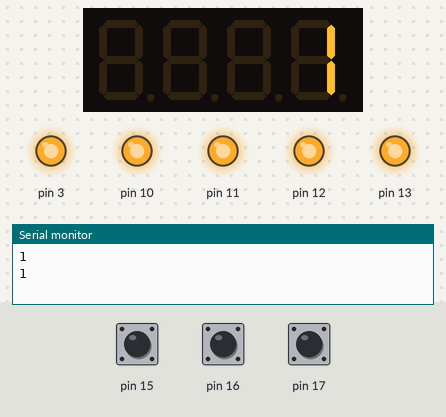
A sketch run on a simulated Arduino Uno, built with avr-gcc and run on an emulated ATmega328P. Shown: 4-digit seven-segment display, output pins drawn as LEDs (lit = HIGH), the last lines printed to the serial monitor. The test bench sets the inputs (shaded band); at power-on: pin 16 HIGH, pin 15 HIGH, pin 17 HIGH. Random numbers use the default seed unless the sketch sets one.

Above: at 0.18 s.
At 0.67 s:
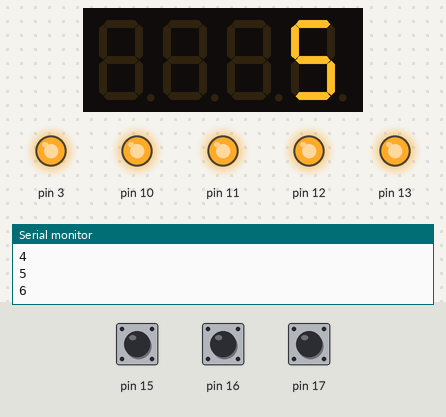
At 1.5 s:
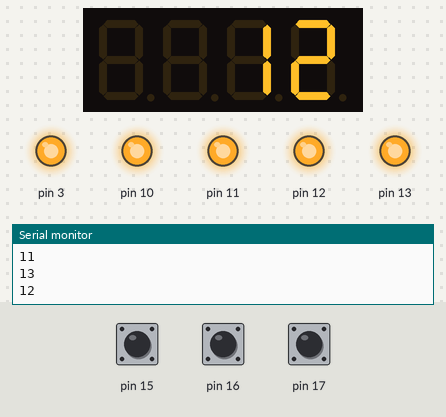
1.6 s: pin 16 pulled LOW for 3.2 s
Timing chart, 0 to 4.6 s (numbered marks = the images above; inputs shaded):
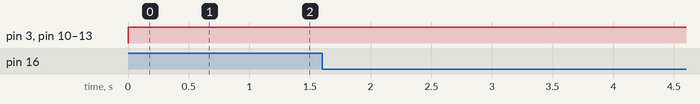

The sketch:

var_global.ino
```cpp
#include <Arduino_FreeRTOS.h>
#include <MultiFuncShield.h>
#include <TimerOne.h>
#include <semphr.h>

SemaphoreHandle_t mutex;

int var_global = 0;

void TaskInc( void *pvParameters );

void setup() {
  // put your setup code here, to run once:
  Serial.begin(9600);

  //Initialize MFS shield library
  Timer1.initialize();
  MFS.initialize(&Timer1);


  xTaskCreate(TaskInc, "Task1", 128, NULL, 1, NULL);
  xTaskCreate(TaskInc, "Task2", 128, NULL, 1, NULL);

  vTaskStartScheduler();
}


void TaskInc( void *pvParameters )
{
  int var_local = var_global;
  while(1)
  {

      var_local++;
      vTaskDelay( random(80,200)/ portTICK_PERIOD_MS );
      var_global = var_local;
      Serial.println(var_global);
      MFS.write(var_global);
  }

}

void loop() {
  // put your main code here, to run repeatedly:

}
```
